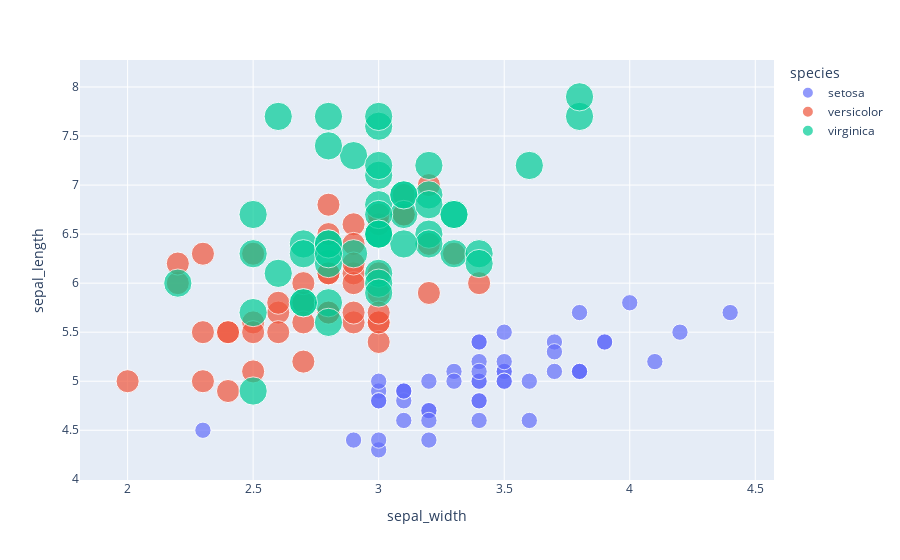

Source (notebook cell):
### Code cell
# Scatter Plot in form of bubbles

df = px.data.iris()

fig = px.scatter(df, x="sepal_width", y="sepal_length", color="species", size ='species_id')
fig.show()

### Figure 1 — Plotly figure (JSON) as saved in the notebook; plotly's stock layout.template omitted (floating-point values rounded to 4 significant figures)
{"data": [{"hovertemplate": "species=setosa<br>sepal_width=%{x}<br>sepal_length=%{y}<br>species_id=%{marker.size}<extra></extra>", "legendgroup": "setosa", "marker": {"color": "#636efa", "size": [1, 1, 1, 1, 1, 1, 1, 1, 1, 1, 1, 1, 1, 1, 1, 1, 1, 1, 1, 1, 1, 1, 1, 1, 1, 1, 1, 1, 1, 1, 1, 1, 1, 1, 1, 1, 1, 1, 1, 1, 1, 1, 1, 1, 1, 1, 1, 1, 1, 1], "sizemode": "area", "sizeref": 0.0075, "symbol": "circle"}, "mode": "markers", "name": "setosa", "orientation": "v", "showlegend": true, "type": "scatter", "x": [3.5, 3, 3.2, 3.1, 3.6, 3.9, 3.4, 3.4, 2.9, 3.1, 3.7, 3.4, 3, 3, 4, 4.4, 3.9, 3.5, 3.8, 3.8, 3.4, 3.7, 3.6, 3.3, 3.4, 3, 3.4, 3.5, 3.4, 3.2, 3.1, 3.4, 4.1, 4.2, 3.1, 3.2, 3.5, 3.1, 3, 3.4, 3.5, 2.3, 3.2, 3.5, 3.8, 3, 3.8, 3.2, 3.7, 3.3], "xaxis": "x", "y": [5.1, 4.9, 4.7, 4.6, 5, 5.4, 4.6, 5, 4.4, 4.9, 5.4, 4.8, 4.8, 4.3, 5.8, 5.7, 5.4, 5.1, 5.7, 5.1, 5.4, 5.1, 4.6, 5.1, 4.8, 5, 5, 5.2, 5.2, 4.7, 4.8, 5.4, 5.2, 5.5, 4.9, 5, 5.5, 4.9, 4.4, 5.1, 5, 4.5, 4.4, 5, 5.1, 4.8, 5.1, 4.6, 5.3, 5], "yaxis": "y"}, {"hovertemplate": "species=versicolor<br>sepal_width=%{x}<br>sepal_length=%{y}<br>species_id=%{marker.size}<extra></extra>", "legendgroup": "versicolor", "marker": {"color": "#EF553B", "size": [2, 2, 2, 2, 2, 2, 2, 2, 2, 2, 2, 2, 2, 2, 2, 2, 2, 2, 2, 2, 2, 2, 2, 2, 2, 2, 2, 2, 2, 2, 2, 2, 2, 2, 2, 2, 2, 2, 2, 2, 2, 2, 2, 2, 2, 2, 2, 2, 2, 2], "sizemode": "area", "sizeref": 0.0075, "symbol": "circle"}, "mode": "markers", "name": "versicolor", "orientation": "v", "showlegend": true, "type": "scatter", "x": [3.2, 3.2, 3.1, 2.3, 2.8, 2.8, 3.3, 2.4, 2.9, 2.7, 2, 3, 2.2, 2.9, 2.9, 3.1, 3, 2.7, 2.2, 2.5, 3.2, 2.8, 2.5, 2.8, 2.9, 3, 2.8, 3, 2.9, 2.6, 2.4, 2.4, 2.7, 2.7, 3, 3.4, 3.1, 2.3, 3, 2.5, 2.6, 3, 2.6, 2.3, 2.7, 3, 2.9, 2.9, 2.5, 2.8], "xaxis": "x", "y": [7, 6.4, 6.9, 5.5, 6.5, 5.7, 6.3, 4.9, 6.6, 5.2, 5, 5.9, 6, 6.1, 5.6, 6.7, 5.6, 5.8, 6.2, 5.6, 5.9, 6.1, 6.3, 6.1, 6.4, 6.6, 6.8, 6.7, 6, 5.7, 5.5, 5.5, 5.8, 6, 5.4, 6, 6.7, 6.3, 5.6, 5.5, 5.5, 6.1, 5.8, 5, 5.6, 5.7, 5.7, 6.2, 5.1, 5.7], "yaxis": "y"}, {"hovertemplate": "species=virginica<br>sepal_width=%{x}<br>sepal_length=%{y}<br>species_id=%{marker.size}<extra></extra>", "legendgroup": "virginica", "marker": {"color": "#00cc96", "size": [3, 3, 3, 3, 3, 3, 3, 3, 3, 3, 3, 3, 3, 3, 3, 3, 3, 3, 3, 3, 3, 3, 3, 3, 3, 3, 3, 3, 3, 3, 3, 3, 3, 3, 3, 3, 3, 3, 3, 3, 3, 3, 3, 3, 3, 3, 3, 3, 3, 3], "sizemode": "area", "sizeref": 0.0075, "symbol": "circle"}, "mode": "markers", "name": "virginica", "orientation": "v", "showlegend": true, "type": "scatter", "x": [3.3, 2.7, 3, 2.9, 3, 3, 2.5, 2.9, 2.5, 3.6, 3.2, 2.7, 3, 2.5, 2.8, 3.2, 3, 3.8, 2.6, 2.2, 3.2, 2.8, 2.8, 2.7, 3.3, 3.2, 2.8, 3, 2.8, 3, 2.8, 3.8, 2.8, 2.8, 2.6, 3, 3.4, 3.1, 3, 3.1, 3.1, 3.1, 2.7, 3.2, 3.3, 3, 2.5, 3, 3.4, 3], "xaxis": "x", "y": [6.3, 5.8, 7.1, 6.3, 6.5, 7.6, 4.9, 7.3, 6.7, 7.2, 6.5, 6.4, 6.8, 5.7, 5.8, 6.4, 6.5, 7.7, 7.7, 6, 6.9, 5.6, 7.7, 6.3, 6.7, 7.2, 6.2, 6.1, 6.4, 7.2, 7.4, 7.9, 6.4, 6.3, 6.1, 7.7, 6.3, 6.4, 6, 6.9, 6.7, 6.9, 5.8, 6.8, 6.7, 6.7, 6.3, 6.5, 6.2, 5.9], "yaxis": "y"}], "layout": {"legend": {"itemsizing": "constant", "title": {"text": "species"}, "tracegroupgap": 0}, "margin": {"t": 60}, "xaxis": {"anchor": "y", "domain": [0, 1], "title": {"text": "sepal_width"}}, "yaxis": {"anchor": "x", "domain": [0, 1], "title": {"text": "sepal_length"}}}}
